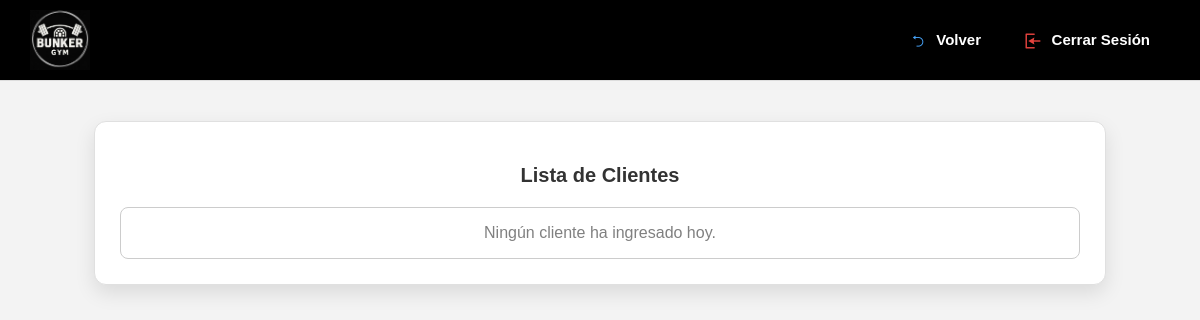
/lista/ (signed in), run on an earlier commit of the app's database.
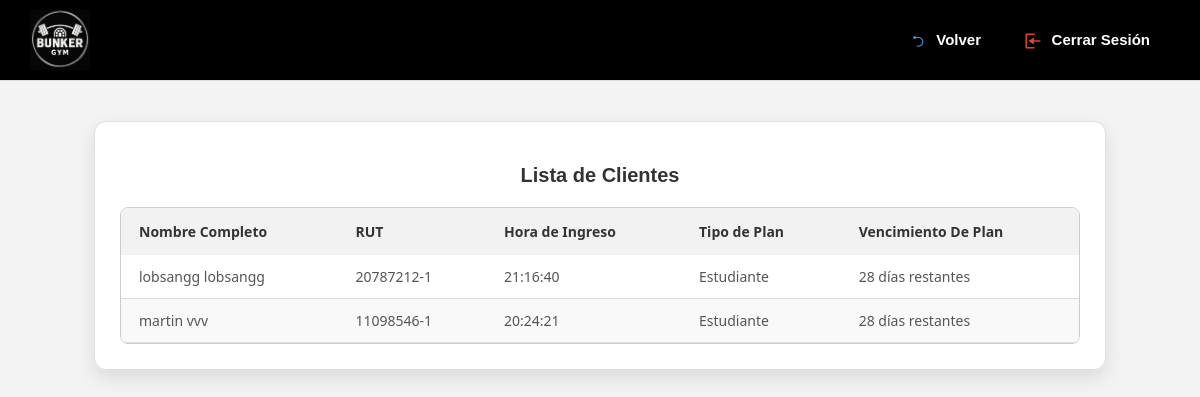
And on a later commit of the database.
### core/models.py (models this page shows, shortened)
class Cliente(models.Model):
    METODOS_PAGO = [
        ('efectivo', 'Efectivo'),
        ('debito', 'Débito'),
        ('credito', 'Crédito'),
    ]
    nombre = models.CharField(max_length=50)
    apellido = models.CharField(max_length=50)
    rut = models.CharField(max_length=12, unique=True)
    correo = models.EmailField()
    telefono = models.CharField(max_length=15)
    mensualidad = models.ForeignKey(Mensualidad, on_delete=models.SET_NULL, null=True, blank=True)
    plan_personalizado = models.ForeignKey(PlanPersonalizado, on_delete=models.SET_NULL, null=True, blank=True)
    metodo_pago = models.CharField(max_length=10, choices=METODOS_PAGO, null=True, blank=True)
    fecha_inicio_plan = models.DateField(default=timezone.now, null=True, blank=True)
    def calcular_vencimiento(self):
        return self.fecha_inicio_plan + relativedelta(months=1)
    def dias_restantes(self):
        vencimiento = self.calcular_vencimiento()
        hoy = timezone.now().date()
        dias = (vencimiento - hoy).days
        return dias if dias >= 0 else 0

class Mensualidad(models.Model):
    OPCIONES = [
        ('Estudiante', 'Estudiante'),
        ('Normal', 'Normal'),
    ]
    tipo = models.CharField(max_length=20, choices=OPCIONES, unique=True)

### core/views.py (the view)
    def wrapper(request, *args, **kwargs):
        admin_id = request.session.get('admin_id')
        if not admin_id:
            return redirect('login')
        try:
            request.admin = Admin.objects.get(id=admin_id)
        except Admin.DoesNotExist:
            return redirect('login')
        return view_func(request, *args, **kwargs)

### core/views.py (called while the page is built)
def admin_required(view_func):
    def wrapper(request, *args, **kwargs):
        admin_id = request.session.get('admin_id')
        if not admin_id:
            return redirect('login')
        try:
            request.admin = Admin.objects.get(id=admin_id)
        except Admin.DoesNotExist:
            return redirect('login')
        return view_func(request, *args, **kwargs)
    return wrapper

### core/templates/core/listaCliente.html
{% extends 'core/home.html' %}
{% load static %}
{% block content %}
<div class="card-tabla">
    <h2 class="titulo-tabla">Lista de Clientes</h2>
    <div class="tabla-wrapper">
        {% if datos_clientes %}
        <table class="tabla-clientes">
            <thead>
                <tr>
                    <th>Nombre Completo</th>
                    <th>RUT</th>
                    <th>Hora de Ingreso</th>
                    <th>Tipo de Plan</th>
                    <th>Vencimiento De Plan</th>
                </tr>
            </thead>
            <tbody>
                {% for item in datos_clientes %}
                <tr>
                    <td>{{ item.cliente.nombre }} {{ item.cliente.apellido }}</td>
                    <td>{{ item.cliente.rut }}</td>
                    <td>{{ item.hora_ingreso }}</td>
                    <td>{{ item.tipo_plan }}</td>
                    <td>{{ item.vencimiento_plan }}</td>
                </tr>
                {% endfor %}
            </tbody>
        </table>
        {% else %}
        <p style="text-align:center; color: gray;">Ningún cliente ha ingresado hoy.</p>
        {% endif %}
    </div>
</div>
{% endblock %}

What changed in the data, as far as the page shows it:
now on this page (row edited): Cliente: cliente.nombre "lobsangg", cliente.apellido "lobsangg", cliente.rut "20787212-1", hora_ingreso "21:16:40", tipo_plan "Estudiante", vencimiento_plan "28 días restantes"
added Cliente: cliente.nombre "martin", cliente.apellido "vvv", cliente.rut "11098546-1", hora_ingreso "20:24:21", tipo_plan "Estudiante", vencimiento_plan "28 días restantes"
Also different on the page:
text no longer shown: "Ningún cliente ha ingresado hoy."
text now shown: "Nombre Completo RUT Hora de Ingreso Tipo de Plan Vencimiento De Plan"
